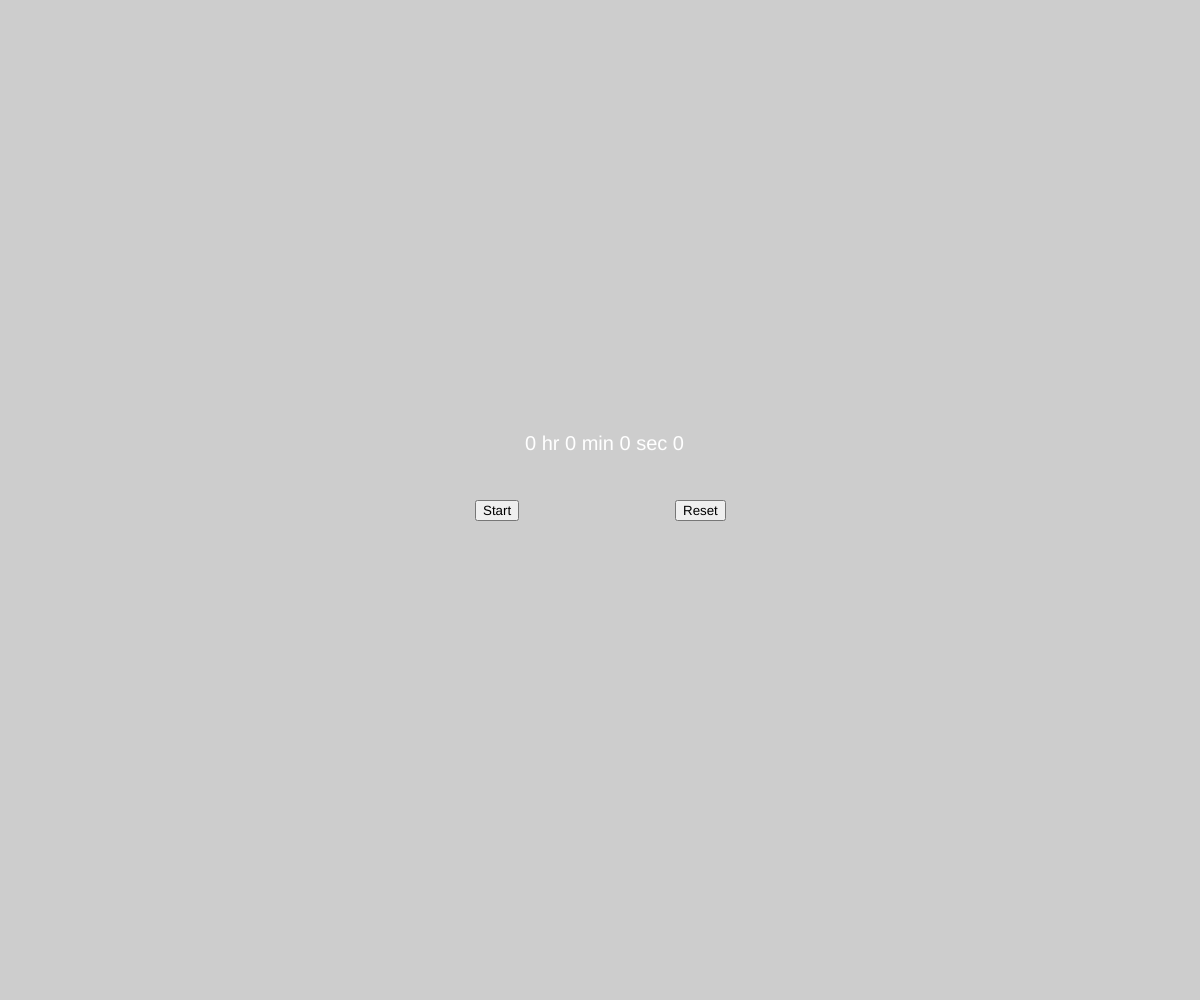
Frame 1 (no input)
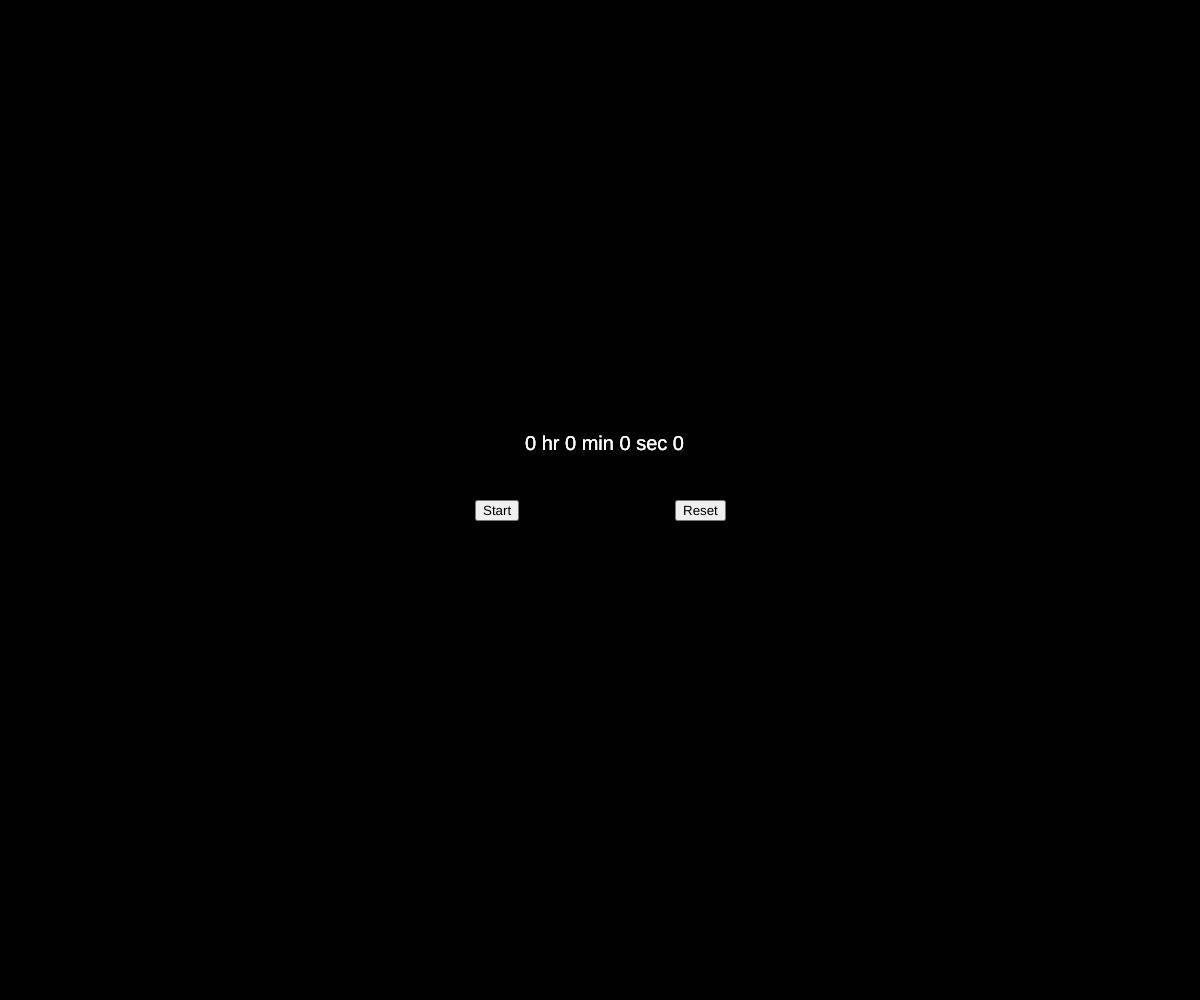
Frame 60 (no input)
Frame 120 (the mouse pressed at the canvas centre since frame 60): identical to frame 60, image omitted

The p5.js sketch that drew these frames (run headless with seeded random() and noise() and a simulated clock; from frame 60 on, the mouse is pressed at the canvas centre):

// p5.js sketch
// ── sketch.js

var time;
var start;
var stop;
var reset;
var play;
var hr;
var min;
var sec;
var redius;
function setup() {

	createCanvas(windowWidth, windowHeight)
	play = false;
	time = 0;
	start = createButton("Start");
  	start.position(windowWidth/2-50,windowHeight/2);
  	start.mousePressed(startF);
  	reset = createButton("Reset");
  	reset.position(windowWidth/2+50,windowHeight/2);
  	reset.mousePressed(resetF);

  	hr = 0;
  	min = 0;
  	sec = 0;
  	time = 0;


}


function startF()
{
	play = true;
	start.remove();
	stop = createButton("Stop");
  	stop.position(windowWidth/2-50,windowHeight/2);
  	stop.mousePressed(stopF);
}
function stopF()
{
	play = false;
	stop.remove();
	start = createButton("Start");
  	start.position(windowWidth/2-50,windowHeight/2);
  	start.mousePressed(startF);

}
function resetF()
{

	time = 0;
	hr = 0;
  	min = 0;
  	sec = 0;
	play = false;
	stop.remove();
	start.remove(0)
	start = createButton("Start");
  	start.position(windowWidth/2-50,windowHeight/2);
  	start.mousePressed(startF);


}


function draw() {
	background(0,50)
	radius = windowWidth/3
	if(radius< 300)
	{
		radius = 300;
	}

	reset.position(windowWidth/2+75,windowHeight/2);
	if(play)
	{
		time++;
		stop.position(windowWidth/2-125,windowHeight/2);
	}
	else
	{
		start.position(windowWidth/2-125,windowHeight/2);
	}

	textSize(20);

	if(time>=59)
	{
		sec++;
		time = 0
	}
	if(sec>=59)
	{
		min++
		sec = 0
	}
	if(min>=59)
	{
		hr++
		min = 0
	}
	fill('white')
	text(hr+" hr "+ min+" min "+ sec+" sec "+time, windowWidth/2-75,windowHeight/2-50)
	rectMode(CORNERS)
	/*push();
	fill("red")
	rect(10,10,10+time*10,20)
	rect(10,20,10+sec*10,30)
	rect(10,30,10+min*10,40)
	rect(10,40,10+hr*10,50)
	pop();*/

	push();

	strokeWeight(15)
	noFill()
	stroke("cyan")
	arc(windowWidth/2,windowHeight/2,radius,radius,-PI/2,map(time,0,59,0,2*PI)-PI/2)
	stroke("pink")
	arc(windowWidth/2,windowHeight/2,radius + 40,radius +40,-PI/2,map(sec,0,59,0,2*PI)-PI/2)
	stroke("lime")
	arc(windowWidth/2,windowHeight/2,radius + 80,radius + 80,-PI/2,map(min,0,59,0,2*PI)-PI/2)
	stroke("orange	")
	arc(windowWidth/2,windowHeight/2,radius +120,radius + 120,-PI/2,map(hr,0,59,0,2*PI)-PI/2)

	pop();




}
